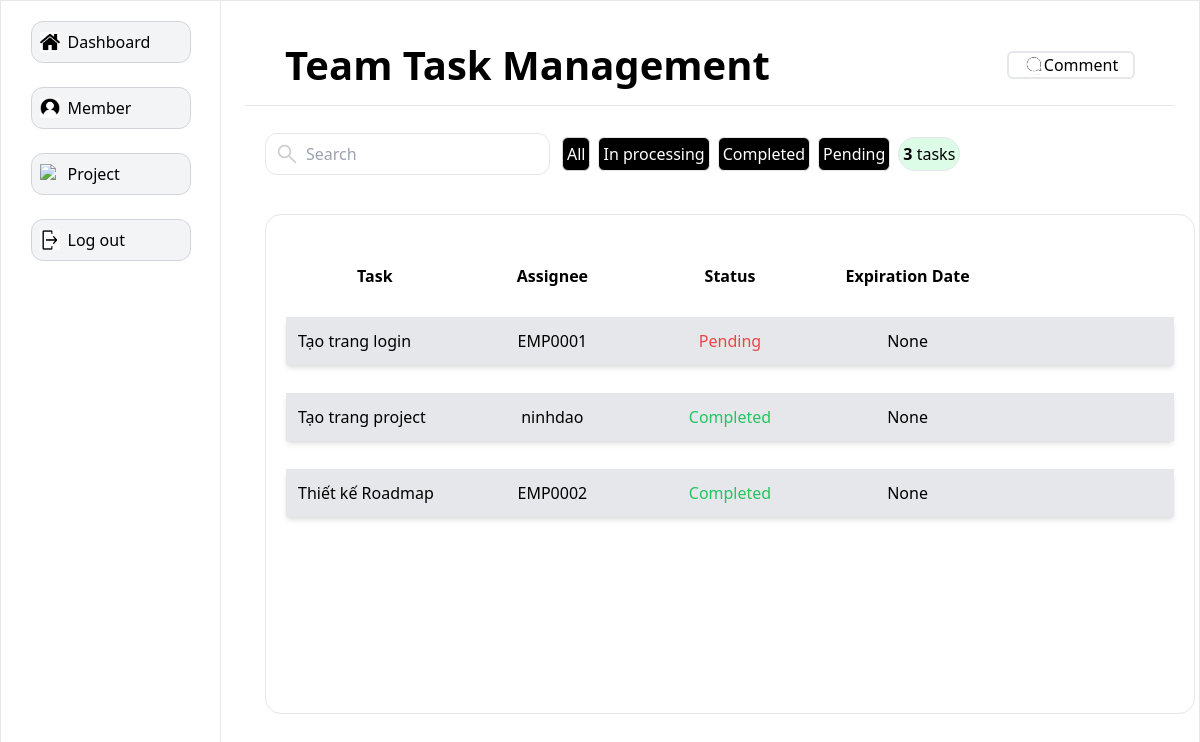
The page /task/1 on the database as committed earlier.
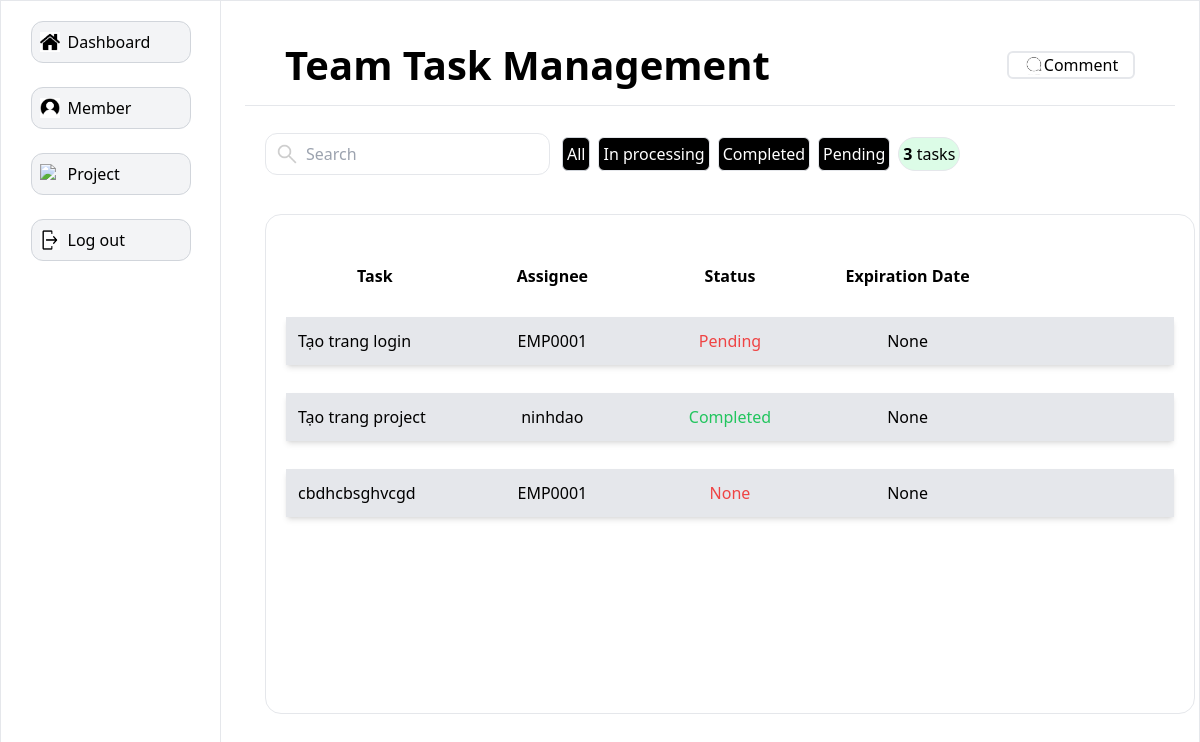
The same page on the database as committed later.
### main/models.py (models this page shows, shortened)
class Task(models.Model):
    status_choices = [
        ('In processing','In processing'),
        ('Completed', 'Completed'),
        ('Pending', 'Pending')
    ]
    task_id = models.AutoField(primary_key=True)
    task_name = models.CharField(max_length=100, blank=True, null=True)
    description = models.TextField(blank=True, null=True)
    status = models.CharField(max_length=50, blank=True, null=True, choices=status_choices)
    deadline = models.DateField(blank=True, null=True)
    project_id = models.ForeignKey(
        Project,
        on_delete=models.CASCADE,
        related_name='tasks'
    )
    assign_to = models.ForeignKey(
        Users,
        on_delete=models.CASCADE,
        related_name='task_users',
        blank=True,
        null=True
    )

class Users(AbstractUser):
    gender_dict = {
        'Male': 'Male',
        'Female': 'Female'
    }
    role_dict = {
        'Manager': 'Manager',
        'Staff': 'Staff'
    }
    full_name = models.CharField(max_length=100, blank=True, null=True)
    role = models.CharField(max_length=20, blank=True, null=True, choices=role_dict)
    gender = models.CharField(max_length=50, blank=True, null=True, choices=gender_dict)
    date_of_birth = models.DateField(blank=True, null=True)
    def __str__(self):
        return self.username

### main/views.py (the view)
# urls.py: path('task/<str:pk>', views.task, name='task'),
def task(request, pk):
    q = request.GET.get('q') if request.GET.get('q') != None else ""
    tasks = Task.objects.filter(
        (Q(status__icontains=q) |
        Q(task_name__icontains=q) | Q(assign_to__username__icontains=q))&
        Q(project_id = pk)
    )
    status_count = tasks.count()
    project = Project.objects.get(project_id = pk)
    statuses = [s[0] for s in Task.status_choices]
    context = {'tasks': tasks, 'project': project, 'statuses': statuses, 'status_count': status_count}
    return render(request, 'main/task.html', context=context)

### main/templates/main/task.html (shortened to what this page needs)
{% extends 'side_bar_member.html' %}
{% load static %}
{% block content %}
<div
  class="bg-white items-center flex p-10 justify-between border-b border-gray-200 h-[80px]"
>
  <div><h1 class="text-[40px] font-bold">{{ project.project_name }}</h1></div>
  <div class="flex flex-row gap-1">
    <div class="flex flex-row border-2 border-gray-200 items-center w-32 justify-center rounded-md transition delay-150 duration-300 ease-in-out hover:bg-black-700 hover:scale-105">
      <div><img src="{% static 'icons/comment.jpg' %}" alt="comment icon" class="w-5"></div>
      <div><a href="{% url 'comment' project.project_id %}"><span>Comment</span></a></div>
    </div>
  </div>
</div>
<div class="col-span-4 row-span-1 flex flex-row items-center rounded-xl mt-2 ml-3 mr-4 p-2 w-full h-20">
  <div class="relative">
    <div class="absolute inset-y-0 left-0 flex items-center pl-3 pointer-events-auto">
      <img src="{% static 'icons/search.png' %}" alt="search icon" class="h-5 w-5" />
    </div>
    <form action="{% url 'task' project.project_id %}" method="GET">
      <input
        name="q",
        type="text"
        class="pl-10 pr-3 py-2 border border-gray-200 rounded-xl w-full max-w-[400px]"
        placeholder="Search"
      />
    </form>
  </div>
  <div class="border border-gray-300 ml-3 p-1 rounded-md bg-black text-white mr-2">
     <div><a href="{% url 'task' project.project_id %}">All </a></div>
  </div>
  {% for status in statuses %}
  <div>
    <div class="border border-gray-200 rounded-md p-1 bg-black text-white mr-2" >
        <a href="{% url 'task' project.project_id %}?q={{status}}">{{status}}</a>
    </div>
  </div>
  {% endfor %}
  <div class="border rounded-full p-1 bg-green-100"><h3><span class="font-bold">{{status_count}}</span> tasks</h3></div>
</div>
  <div class="border border-gray-200 p-5 m-5 rounded-2xl w-full h-[calc(100vh-300px)] overflow-y-scroll">
      <table class="table-fixed w-full border-separate border-spacing-x-0 border-spacing-y-7">
          <thead>
              <tr>
                  <th>Task</th>
                  <th>Assignee</th>
                  <th>Status</th>
                  <th>Expiration Date</th>
              </tr>
          </thead>
          <tbody>
            {% for task in tasks %}
                <tr class="border border-gray-100 bg-gray-200 shadow-md transition delay-150 duration-300 ease-in-out hover:bg-gray-300 hover:scale-100 [&>td]:p-3">
                    <td><a href="{% url 'task_information' task.task_id %}">{{task.task_name}}</a></td>
                    <td class="text-center">{{ task.assign_to }}</td>
                    {% if task.status == 'Completed' %}
                    <td class="text-center text-green-500">{{ task.status }}</td>
                    {% elif task.status == 'In processing' %}
                    <td class="text-center text-blue-500">{{ task.status }}</td>
                    {% else %}
                    <td class="text-center text-red-500">{{ task.status }}</td>
                     {% endif %}
                    <td class="text-center">{{ task.deadline }}</td>
                    <td>
                    </td>
                </tr>
            {% endfor %}
          </tbody>
      </table>
  </div>
{% endblock %}

Rows that differ between the two databases and show on the page:
removed Task: task_name "Thiết kế Roadmap", assign_to "EMP0002", status "Completed", deadline "None"
added Task: task_name "cbdhcbsghvcgd", assign_to "EMP0001", status "None", deadline "None"
